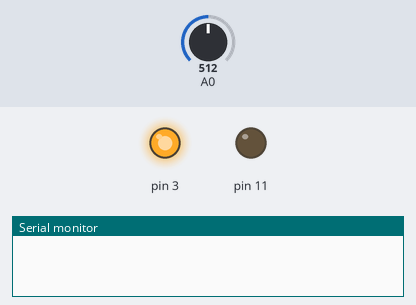
Recording of a sketch running on a simulated Arduino Uno, built with avr-gcc and run on an emulated ATmega328P. Shown: output pins drawn as LEDs (lit = HIGH), the last lines printed to the serial monitor. Inputs (shaded band) come from the test bench; at power-on: A0 = 512.

Above: at 0.1 s.
At 9.1 s:
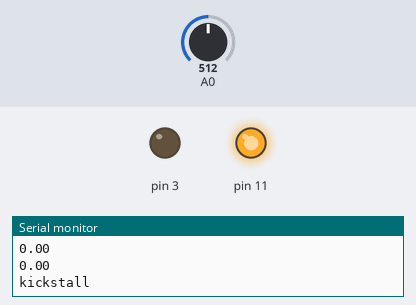
At 13.1 s:
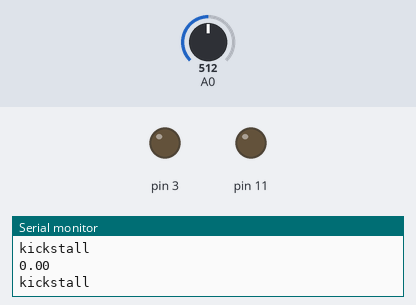
Timing chart, 0 to 14.6 s (numbered marks = the images above):
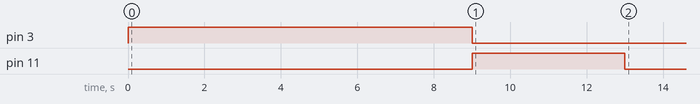

The sketch:

tach_feedback.ino
```cpp
int tach = 0;
long t = 0;
int cnt = 0;
int state = 0;
float rpm = 0.0;
float rolling_rpm = 0.0;
int PWM = 255;
int thrown_bar_cnt = 0;
int stall_cnt = 0;
int diff = 0;

void setup() {
  Serial.begin(9600);
  pinMode(11, OUTPUT);
  analogWrite(3, 255);
}

void loop() {
  tach = analogRead(A0);
  //Serial.println(tach);

  if (millis() - t < 1500) {
    if (tach == 0) {
      state = 0;
    }
    else if ((tach > 700) && (state == 0)) {
      cnt += 1;
      state = 1;
    }
  }
  else {
    t = millis();
    rpm = cnt * 4.444;  // * 40 seconds / 9 fan blades
    cnt = 0;
    // if rpm
    analogWrite(3, PWM);
    Serial.println(rpm);

    // test if stir bar is thrown
    if (rpm > 800) {
      thrown_bar_cnt += 1;
      if (thrown_bar_cnt > 2) {
        // stop
        analogWrite(3, 0);
        delay(5000);
        // kickstart
        Serial.println("kick");
        digitalWrite(11, HIGH);
        delay(4000);
        digitalWrite(11, LOW);
        analogWrite(3, 255);
        // decrease steady state pwm
        PWM -= 5;
      }
    }
    else if (rpm > 450) {
      diff = (rpm - 400) / 10;
      PWM -= diff;
      Serial.println("slowing");
    }
    else if ((rpm < 300) && (rpm > 100)) {
      if (PWM < 250) {
        PWM += 5;
        Serial.println("quickening");
      }
    }
    else {
      thrown_bar_cnt = 0;
    }
    // test if stalled
    if (rpm < 5) {
      stall_cnt += 1;
      if (stall_cnt > 5) {
        // attempt 9V kickstart
        Serial.println("kickstall");
        analogWrite(3, 0);
        digitalWrite(11, HIGH);
        delay(2000);
        analogWrite(3, 255);
        digitalWrite(11, LOW);

        // turn off for good
        if (stall_cnt > 6) {
          analogWrite(3, 0);
          digitalWrite(11, LOW);
          delay(43200000);
        }

      }
    }
    else {
      stall_cnt = 0;
    }

  }
}
```

Measured:
- by itself, pin 3: HIGH → LOW at 9.0 s
- by itself, pin 11: LOW → HIGH at 9.0 s, → LOW 4.0 s later
